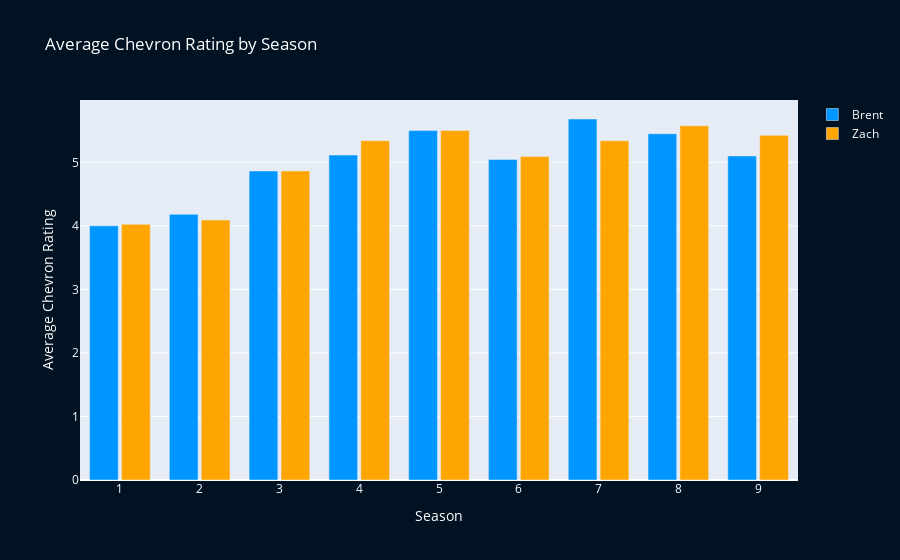

Notebook code for this chart:
### Code cell
# Create data for bar chart x-axis
seasons = seasons_df.index

# Create figure
fig = go.Figure()

fig.add_trace(go.Bar(x = seasons,                        # x-axis data (Season numbers)
                     y = seasons_df['Brent_Chevrons'],   # y-axis data (Brent's average chevron rating of each season)
                     name = 'Brent',                     # Custom legend text
                     marker_color = '#0096FF'))          # Set color of bars

fig.add_trace(go.Bar(x = seasons,                       # x-axis data (Season numbers)
                     y = seasons_df['Zach_Chevrons'],   # y-axis data (Zach's average chevron rating of each season)
                     name = 'Zach',                     # Custom legend text
                     marker_color = '#FFA500'))         # Set color of bars

fig.update_layout(
    title_text = 'Average Chevron Rating by Season',   # Set plot title
    xaxis_title_text = 'Season',                       # Set x-axis title
    yaxis_title_text = 'Average Chevron Rating',       # Set y-axis title
    paper_bgcolor = '#011222',                         # Set background color
    font_color = '#ffffff',                            # Set font color
    bargap = 0.2,                                      # Set gap size between groups
    bargroupgap = 0.1)                                 # Set gap size within groups


# Display figure
fig.show()

# Create plot in Chart Studio for later embedding
py.plot(fig, filename = 'Average Chevron Rating by Season', auto_open = False)

### Figure 1 — Plotly figure (JSON) as saved in the notebook; plotly's stock layout.template omitted (floating-point values rounded to 4 significant figures)
{"data": [{"marker": {"color": "#0096FF"}, "name": "Brent", "type": "bar", "x": [1, 2, 3, 4, 5, 6, 7, 8, 9], "y": [4, 4.182, 4.864, 5.114, 5.5, 5.045, 5.682, 5.45, 5.1]}, {"marker": {"color": "#FFA500"}, "name": "Zach", "type": "bar", "x": [1, 2, 3, 4, 5, 6, 7, 8, 9], "y": [4.024, 4.091, 4.864, 5.341, 5.5, 5.091, 5.341, 5.575, 5.425]}], "layout": {"bargap": 0.2, "bargroupgap": 0.1, "font": {"color": "#ffffff"}, "paper_bgcolor": "#011222", "title": {"text": "Average Chevron Rating by Season"}, "xaxis": {"title": {"text": "Season"}}, "yaxis": {"title": {"text": "Average Chevron Rating"}}}}
